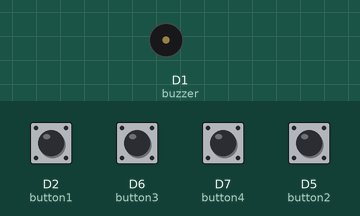
Recording of a sketch running on a simulated ESP8266 (NodeMCU). Parts: buzzer (waves = sounding). Inputs (shaded band) come from the test bench; at power-on: D2 (button1), D5 (button2), D6 (button3), D7 (button4) HIGH.

Above: at 1.2 s.
1.3 s: D2 (button1) pulled LOW for 0.15 s
At 1.38 s:
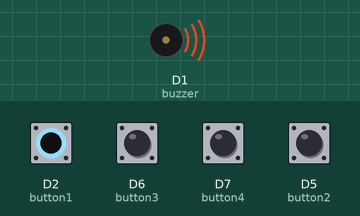
Timing chart, 0 to 4.3 s (numbered marks = the images above; inputs shaded):
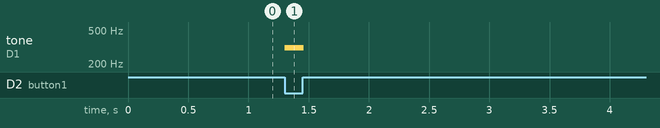

The sketch:

arduino_piano.ino
```cpp
//Input/output pin definitions
#define button1 D2
#define button2 D5
#define button3 D6
#define button4 D7
#define buzzer  D1

// Notes to be played by buzzer in Hz
#define noteDis 311
#define noteFis 370
#define noteGis 415
#define noteAis 466

void setup() {
  pinMode(button1, INPUT_PULLUP); //Buttons are using INPUT_PULLUP mode
  pinMode(button2, INPUT_PULLUP); //to avoid using additional resistors.
  pinMode(button3, INPUT_PULLUP);
  pinMode(button4, INPUT_PULLUP);
  pinMode(buzzer, OUTPUT);
}

void loop() {
  playTone(button1, noteDis);
  playTone(button2, noteFis);
  playTone(button3, noteGis);
  playTone(button4, noteAis);
}

/*
 * Checks state of button connected to given pin
 * and plays back tone of selected frequency (in Hz)
 * as long as button is pressed
 */
void playTone(int buttonPin, int frequency) {
  int buttonState = digitalRead(buttonPin);
  if (buttonState == LOW) {
    //If button is pressed play given tone,
    //stopping almost immediately (10ms) after button is released
    tone(buzzer, frequency, 10);
  }
}
```

Measured:
- after the input at 1.3 s, tone on D1 (buzzer): silent → 311 Hz at once, → silent 0.16 s later
